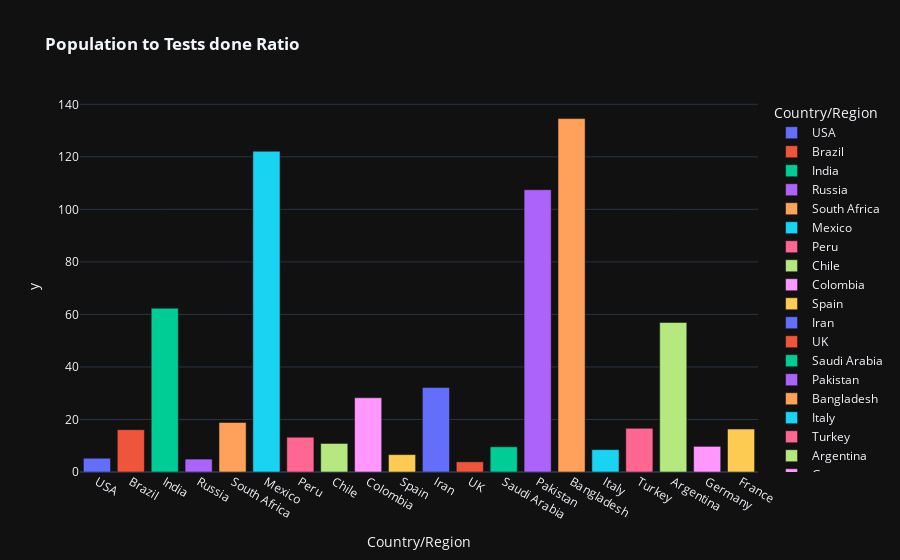

The code cell stored with this chart in its notebook:
### Code cell
fig=px.bar(world_data.iloc[0:20],color='Country/Region',y=pop_test_ratio,x='Country/Region',template="plotly_dark",title="<b>Population to Tests done Ratio</b>")
fig.show()

### Figure 1 — Plotly figure (JSON) as saved in the notebook; plotly's stock layout.template omitted (floating-point values rounded to 4 significant figures)
{"data": [{"alignmentgroup": "True", "hovertemplate": "Country/Region=%{x}<br>y=%{y}<extra></extra>", "legendgroup": "USA", "marker": {"color": "#636efa", "pattern": {"shape": ""}}, "name": "USA", "offsetgroup": "USA", "orientation": "v", "showlegend": true, "textposition": "auto", "type": "bar", "x": ["USA"], "xaxis": "x", "y": [5.245], "yaxis": "y"}, {"alignmentgroup": "True", "hovertemplate": "Country/Region=%{x}<br>y=%{y}<extra></extra>", "legendgroup": "Brazil", "marker": {"color": "#EF553B", "pattern": {"shape": ""}}, "name": "Brazil", "offsetgroup": "Brazil", "orientation": "v", "showlegend": true, "textposition": "auto", "type": "bar", "x": ["Brazil"], "xaxis": "x", "y": [16.11], "yaxis": "y"}, {"alignmentgroup": "True", "hovertemplate": "Country/Region=%{x}<br>y=%{y}<extra></extra>", "legendgroup": "India", "marker": {"color": "#00cc96", "pattern": {"shape": ""}}, "name": "India", "offsetgroup": "India", "orientation": "v", "showlegend": true, "textposition": "auto", "type": "bar", "x": ["India"], "xaxis": "x", "y": [62.37], "yaxis": "y"}, {"alignmentgroup": "True", "hovertemplate": "Country/Region=%{x}<br>y=%{y}<extra></extra>", "legendgroup": "Russia", "marker": {"color": "#ab63fa", "pattern": {"shape": ""}}, "name": "Russia", "offsetgroup": "Russia", "orientation": "v", "showlegend": true, "textposition": "auto", "type": "bar", "x": ["Russia"], "xaxis": "x", "y": [4.911], "yaxis": "y"}, {"alignmentgroup": "True", "hovertemplate": "Country/Region=%{x}<br>y=%{y}<extra></extra>", "legendgroup": "South Africa", "marker": {"color": "#FFA15A", "pattern": {"shape": ""}}, "name": "South Africa", "offsetgroup": "South Africa", "orientation": "v", "showlegend": true, "textposition": "auto", "type": "bar", "x": ["South Africa"], "xaxis": "x", "y": [18.85], "yaxis": "y"}, {"alignmentgroup": "True", "hovertemplate": "Country/Region=%{x}<br>y=%{y}<extra></extra>", "legendgroup": "Mexico", "marker": {"color": "#19d3f3", "pattern": {"shape": ""}}, "name": "Mexico", "offsetgroup": "Mexico", "orientation": "v", "showlegend": true, "textposition": "auto", "type": "bar", "x": ["Mexico"], "xaxis": "x", "y": [122.1], "yaxis": "y"}, {"alignmentgroup": "True", "hovertemplate": "Country/Region=%{x}<br>y=%{y}<extra></extra>", "legendgroup": "Peru", "marker": {"color": "#FF6692", "pattern": {"shape": ""}}, "name": "Peru", "offsetgroup": "Peru", "orientation": "v", "showlegend": true, "textposition": "auto", "type": "bar", "x": ["Peru"], "xaxis": "x", "y": [13.24], "yaxis": "y"}, {"alignmentgroup": "True", "hovertemplate": "Country/Region=%{x}<br>y=%{y}<extra></extra>", "legendgroup": "Chile", "marker": {"color": "#B6E880", "pattern": {"shape": ""}}, "name": "Chile", "offsetgroup": "Chile", "orientation": "v", "showlegend": true, "textposition": "auto", "type": "bar", "x": ["Chile"], "xaxis": "x", "y": [10.87], "yaxis": "y"}, {"alignmentgroup": "True", "hovertemplate": "Country/Region=%{x}<br>y=%{y}<extra></extra>", "legendgroup": "Colombia", "marker": {"color": "#FF97FF", "pattern": {"shape": ""}}, "name": "Colombia", "offsetgroup": "Colombia", "orientation": "v", "showlegend": true, "textposition": "auto", "type": "bar", "x": ["Colombia"], "xaxis": "x", "y": [28.27], "yaxis": "y"}, {"alignmentgroup": "True", "hovertemplate": "Country/Region=%{x}<br>y=%{y}<extra></extra>", "legendgroup": "Spain", "marker": {"color": "#FECB52", "pattern": {"shape": ""}}, "name": "Spain", "offsetgroup": "Spain", "orientation": "v", "showlegend": true, "textposition": "auto", "type": "bar", "x": ["Spain"], "xaxis": "x", "y": [6.619], "yaxis": "y"}, {"alignmentgroup": "True", "hovertemplate": "Country/Region=%{x}<br>y=%{y}<extra></extra>", "legendgroup": "Iran", "marker": {"color": "#636efa", "pattern": {"shape": ""}}, "name": "Iran", "offsetgroup": "Iran", "orientation": "v", "showlegend": true, "textposition": "auto", "type": "bar", "x": ["Iran"], "xaxis": "x", "y": [32.19], "yaxis": "y"}, {"alignmentgroup": "True", "hovertemplate": "Country/Region=%{x}<br>y=%{y}<extra></extra>", "legendgroup": "UK", "marker": {"color": "#EF553B", "pattern": {"shape": ""}}, "name": "UK", "offsetgroup": "UK", "orientation": "v", "showlegend": true, "textposition": "auto", "type": "bar", "x": ["UK"], "xaxis": "x", "y": [3.878], "yaxis": "y"}, {"alignmentgroup": "True", "hovertemplate": "Country/Region=%{x}<br>y=%{y}<extra></extra>", "legendgroup": "Saudi Arabia", "marker": {"color": "#00cc96", "pattern": {"shape": ""}}, "name": "Saudi Arabia", "offsetgroup": "Saudi Arabia", "orientation": "v", "showlegend": true, "textposition": "auto", "type": "bar", "x": ["Saudi Arabia"], "xaxis": "x", "y": [9.59], "yaxis": "y"}, {"alignmentgroup": "True", "hovertemplate": "Country/Region=%{x}<br>y=%{y}<extra></extra>", "legendgroup": "Pakistan", "marker": {"color": "#ab63fa", "pattern": {"shape": ""}}, "name": "Pakistan", "offsetgroup": "Pakistan", "orientation": "v", "showlegend": true, "textposition": "auto", "type": "bar", "x": ["Pakistan"], "xaxis": "x", "y": [107.5], "yaxis": "y"}, {"alignmentgroup": "True", "hovertemplate": "Country/Region=%{x}<br>y=%{y}<extra></extra>", "legendgroup": "Bangladesh", "marker": {"color": "#FFA15A", "pattern": {"shape": ""}}, "name": "Bangladesh", "offsetgroup": "Bangladesh", "orientation": "v", "showlegend": true, "textposition": "auto", "type": "bar", "x": ["Bangladesh"], "xaxis": "x", "y": [134.6], "yaxis": "y"}, {"alignmentgroup": "True", "hovertemplate": "Country/Region=%{x}<br>y=%{y}<extra></extra>", "legendgroup": "Italy", "marker": {"color": "#19d3f3", "pattern": {"shape": ""}}, "name": "Italy", "offsetgroup": "Italy", "orientation": "v", "showlegend": true, "textposition": "auto", "type": "bar", "x": ["Italy"], "xaxis": "x", "y": [8.515], "yaxis": "y"}, {"alignmentgroup": "True", "hovertemplate": "Country/Region=%{x}<br>y=%{y}<extra></extra>", "legendgroup": "Turkey", "marker": {"color": "#FF6692", "pattern": {"shape": ""}}, "name": "Turkey", "offsetgroup": "Turkey", "orientation": "v", "showlegend": true, "textposition": "auto", "type": "bar", "x": ["Turkey"], "xaxis": "x", "y": [16.61], "yaxis": "y"}, {"alignmentgroup": "True", "hovertemplate": "Country/Region=%{x}<br>y=%{y}<extra></extra>", "legendgroup": "Argentina", "marker": {"color": "#B6E880", "pattern": {"shape": ""}}, "name": "Argentina", "offsetgroup": "Argentina", "orientation": "v", "showlegend": true, "textposition": "auto", "type": "bar", "x": ["Argentina"], "xaxis": "x", "y": [56.93], "yaxis": "y"}, {"alignmentgroup": "True", "hovertemplate": "Country/Region=%{x}<br>y=%{y}<extra></extra>", "legendgroup": "Germany", "marker": {"color": "#FF97FF", "pattern": {"shape": ""}}, "name": "Germany", "offsetgroup": "Germany", "orientation": "v", "showlegend": true, "textposition": "auto", "type": "bar", "x": ["Germany"], "xaxis": "x", "y": [9.761], "yaxis": "y"}, {"alignmentgroup": "True", "hovertemplate": "Country/Region=%{x}<br>y=%{y}<extra></extra>", "legendgroup": "France", "marker": {"color": "#FECB52", "pattern": {"shape": ""}}, "name": "France", "offsetgroup": "France", "orientation": "v", "showlegend": true, "textposition": "auto", "type": "bar", "x": ["France"], "xaxis": "x", "y": [16.35], "yaxis": "y"}], "layout": {"barmode": "relative", "legend": {"title": {"text": "Country/Region"}, "tracegroupgap": 0}, "title": {"text": "<b>Population to Tests done Ratio</b>"}, "xaxis": {"anchor": "y", "categoryarray": ["USA", "Brazil", "India", "Russia", "South Africa", "Mexico", "Peru", "Chile", "Colombia", "Spain", "Iran", "UK", "Saudi Arabia", "Pakistan", "Bangladesh", "Italy", "Turkey", "Argentina", "Germany", "France"], "categoryorder": "array", "domain": [0, 1], "title": {"text": "Country/Region"}}, "yaxis": {"anchor": "x", "domain": [0, 1], "title": {"text": "y"}}}}
